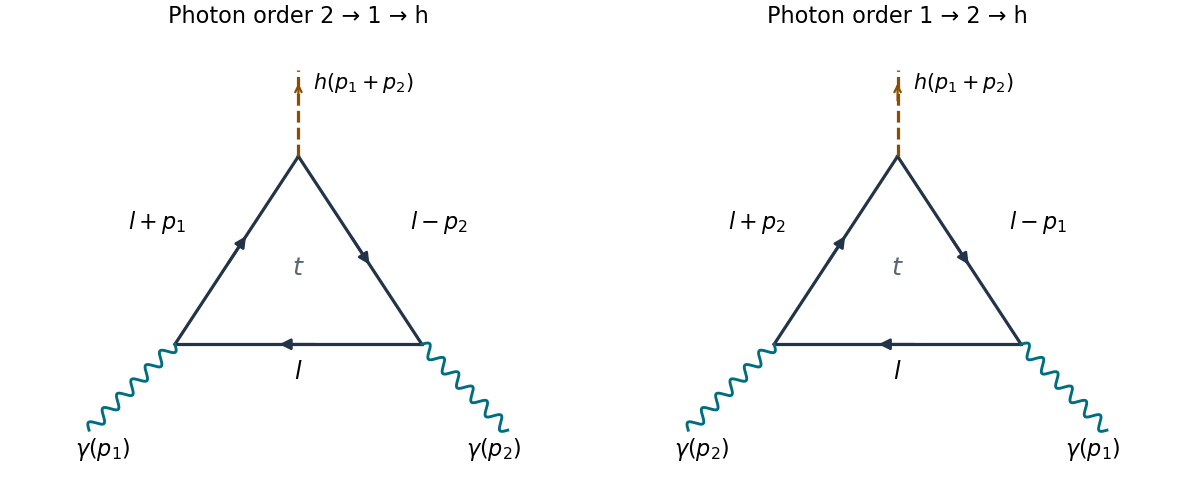

Recreate this plot in Python.
"""Original labelled fermion-loop routings; Python 3.14, NumPy 2.3.5, Matplotlib 3.10.7."""
from pathlib import Path
import matplotlib
matplotlib.use("Agg")
import matplotlib.pyplot as plt
import numpy as np


def line(ax, a, b):
    a, b = np.array(a), np.array(b)
    ax.plot(*np.array([a, b]).T, color="#233448", lw=2)
    ax.annotate("", xy=a + .59*(b-a), xytext=a + .42*(b-a),
                arrowprops=dict(arrowstyle="-|>", color="#233448", lw=1.7, mutation_scale=14))


def wave(ax, a, b):
    a, b = np.array(a), np.array(b)
    d = b-a
    n = np.array([-d[1], d[0]]) / np.linalg.norm(d)
    t = np.linspace(0, 1, 250)
    z = a[:, None]+d[:, None]*t+.055*n[:, None]*np.sin(12*np.pi*t)
    ax.plot(*z, color="#006e80", lw=1.8)


fig, axes = plt.subplots(1, 2, figsize=(10.4, 4.3), layout="constrained", facecolor="white")
for ax, swapped in zip(axes, (False, True)):
    left, right, top = (-1.15, 0), (1.15, 0), (0, 1.75)
    line(ax, right, left)
    line(ax, left, top)
    line(ax, top, right)
    wave(ax, (-1.95, -.8), left)
    wave(ax, (1.95, -.8), right)
    ax.plot([0, 0], [1.75, 2.55], "--", color="#8b4e00", lw=2)
    ax.annotate("", xy=(0, 2.46), xytext=(0, 2.24),
                arrowprops=dict(arrowstyle="->", color="#8b4e00", lw=1.4))
    p, q = (2, 1) if swapped else (1, 2)
    ax.text(-1.82, -1.04, rf"$\gamma(p_{p})$", ha="center", fontsize=14)
    ax.text(1.82, -1.04, rf"$\gamma(p_{q})$", ha="center", fontsize=14)
    ax.text(.14, 2.38, r"$h(p_1+p_2)$", fontsize=13)
    ax.text(0, -.32, r"$l$", ha="center", fontsize=15)
    ax.text(-1.04, 1.08, rf"$l+p_{p}$", ha="right", fontsize=14)
    ax.text(1.04, 1.08, rf"$l-p_{q}$", ha="left", fontsize=14)
    ax.text(0, .65, r"$t$", ha="center", color="#596675", fontsize=16)
    ax.set_title("Photon order 2 → 1 → h" if not swapped else "Photon order 1 → 2 → h", fontsize=14, pad=10)
    ax.set(xlim=(-2.6, 2.6), ylim=(-1.35, 2.85), aspect="equal")
    ax.axis("off")
fig.savefig(Path.cwd()/Path(__file__).with_suffix(".png").name, dpi=115, facecolor="white", transparent=False)
plt.close(fig)
